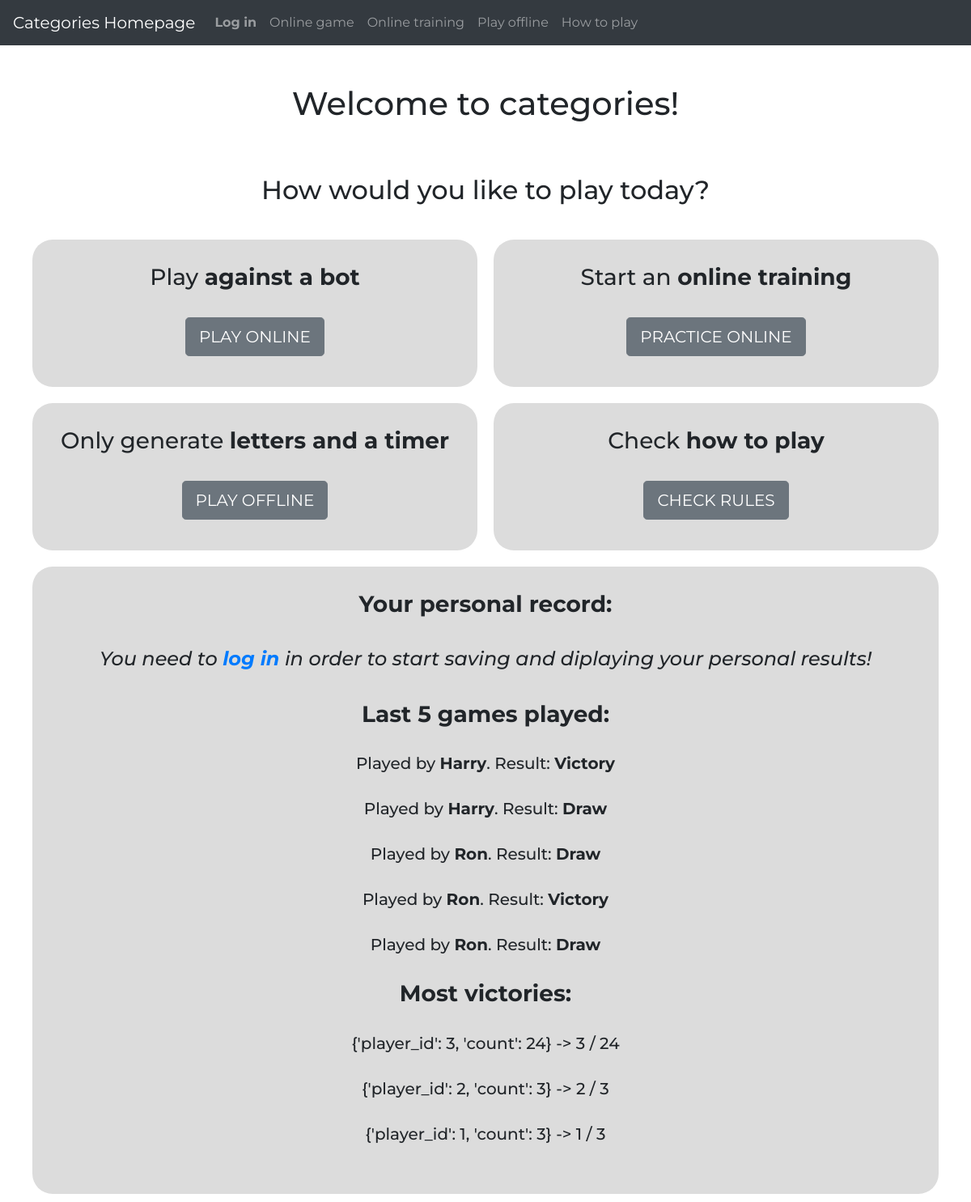
The app's page /, older data.
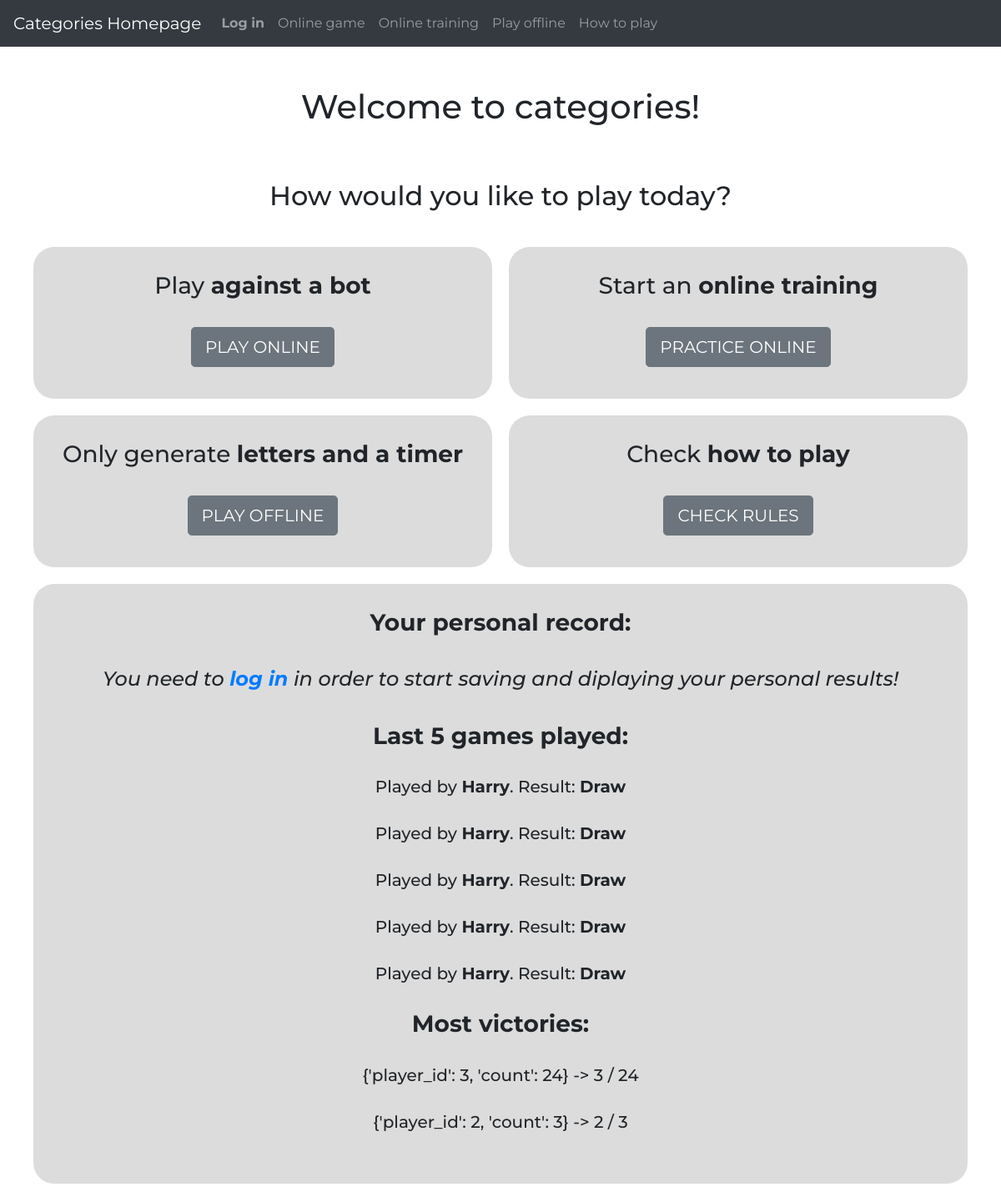
The same page, newer data.
### categories/models.py (models this page shows, shortened)
class Botgame(models.Model):
    player = models.ForeignKey(User, on_delete=models.CASCADE, related_name="user", default=1)
    date = models.DateTimeField(auto_now_add=True)
    result = models.ForeignKey(Possible_result, on_delete=models.CASCADE, related_name="final_result")
    score = models.IntegerField(default=0)
    maximumscore = models.IntegerField(default=3)

class User(AbstractUser):
    pass

class Possible_result(models.Model):
    outcome = models.CharField(max_length=7)

### categories/views.py (the view)
# urls.py: path("", views.index, name="index"),
def index(request):
    last_games_played = Botgame.objects.all().order_by('-id')[:5]
    current_user = request.user
    victories_current_player = Botgame.objects.filter(player=current_user.id,result='1').count()
    defeats_current_player = Botgame.objects.filter(player=current_user.id,result='2').count()
    draws_current_player = Botgame.objects.filter(player=current_user.id,result='3').count()
    most_victories = Botgame.objects.filter(result='1').values('player_id').annotate(count=Count('player_id')).order_by('-player_id')
    return render(request, "categories/index.html", {
        "current_user":current_user,
        "victories_current_player":victories_current_player,
        "defeats_current_player":defeats_current_player,
        "draws_current_player":draws_current_player,
        "last_games_played":last_games_played,
        "most_victories":most_victories,
    })

### categories/templates/categories/index.html (shortened to what this page needs)
{% extends "categories/layout.html" %}
{% block body %}
	<div id="intro_block">
		<h1>Welcome to categories!<h1>
		<br>
		<h2>How would you like to play today?</h2>
		<br>
			<div class="container">
				<div class="row">
					<div class="col-md">
						<h3>Play <b>against a bot</b></h3>
						<br>
						<button id="game_button" class="btn btn-secondary mb-2 btn-lg">PLAY ONLINE</button>
					</div>
					<div class="col-md">
						<h3>Start an <b>online training</b></h3>
						<br>
						<button id="online_button" class="btn btn-secondary mb-2 btn-lg">PRACTICE ONLINE</button>
					</div>
				</div>
				<div class="row">
					<div class="col-md">
						<h3>Only generate <b>letters and a timer</b></h3>
						<br>
						<button id="offline_button" class="btn btn-secondary mb-2 btn-lg">PLAY OFFLINE</button>
					</div>
					<div class="col-md">
						<h3>Check <b>how to play</b></h3>
						<br>
						<button id="rules_button" class="btn btn-secondary mb-2 btn-lg">CHECK RULES</button>
					</div>
				</div>
				<div class="row">
					<div class="col-md">
						{% if user.is_anonymous %}
							<h3><b>Your personal record:</b></h3>
							<h4><br><i>You need to <a href="{% url 'login' %}"><b>log in</b></a> in order to start saving and diplaying your personal results!</i><br><br></h4>
						{% endif %}
						<h3><b>Last 5 games played:</b></h3><br>
						{% for x in last_games_played %}
						<h5>Played by <b>{{x.player.username}}</b>.  Result: <b>{{x.result.outcome}}</b></h5><br>
						{% endfor %}
						<h3><b>Most victories:</b></h3><br>
						{% for x in most_victories %}
						<h5>{{x}} -> {{x.player_id}} / {{x.count}}</b></h5><br>
						{% endfor %}
					</div>
				</div>
			</div>
	</div>
{% endblock %}

Row changes from the older to the newer data that the page shows:
removed Botgame: player.username "Harry", result.outcome "Victory"
no longer on this page (row unchanged): Botgame: player.username "Ron", result.outcome "Draw"
no longer on this page (row unchanged): Botgame: player.username "Ron", result.outcome "Victory"
no longer on this page (row unchanged): Botgame: player.username "Ron", result.outcome "Draw"
added Botgame: player.username "Harry", result.outcome "Draw"
added Botgame: player.username "Harry", result.outcome "Draw"
added Botgame: player.username "Harry", result.outcome "Draw"
added Botgame: player.username "Harry", result.outcome "Draw"
Text that changed along with them:
list line gone: "{'player_id': 1, 'count': 3} -> 1 / 3"
